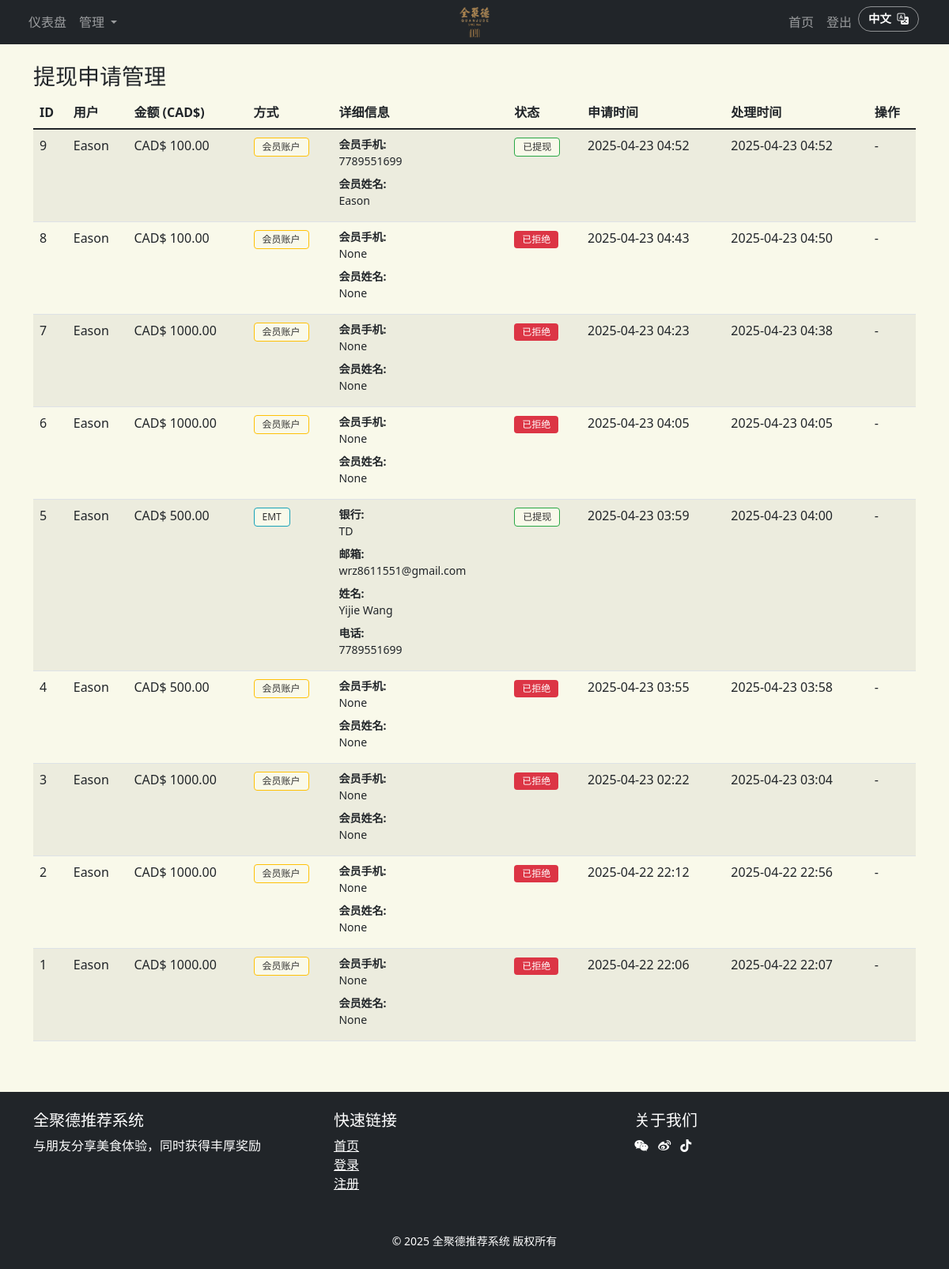
/admin/withdrawals (signed in), run on the app's committed database.
### app.py (models this page shows, shortened)
class Withdrawal(db.Model):
    id = db.Column(db.Integer, primary_key=True)
    user_id = db.Column(db.Integer, db.ForeignKey('user.id'))
    amount = db.Column(db.Float, nullable=False)
    method_type = db.Column(db.String(20), nullable=False) # alipay, wechat, emt, member
    alipay_account = db.Column(db.String(100), nullable=True)
    alipay_phone = db.Column(db.String(20), nullable=True)
    wechat_id = db.Column(db.String(100), nullable=True)
    wechat_phone = db.Column(db.String(20), nullable=True)
    emt_bank_name = db.Column(db.String(100), nullable=True)
    emt_email = db.Column(db.String(100), nullable=True)
    emt_recipient_name = db.Column(db.String(100), nullable=True)
    emt_phone = db.Column(db.String(20), nullable=True)
    member_phone = db.Column(db.String(20), nullable=True)
    member_name = db.Column(db.String(100), nullable=True)
    status = db.Column(db.String(20), default='pending')  # pending, approved, rejected
    created_at = db.Column(db.DateTime, default=datetime.utcnow)
    processed_at = db.Column(db.DateTime)
    submit_token = db.Column(db.String(100)) # Consider removing if CSRF handled differently
    user = db.relationship('User', backref=db.backref('withdrawals', lazy=True))

class User(UserMixin, db.Model):
    id = db.Column(db.Integer, primary_key=True)
    username = db.Column(db.String(80), unique=True, nullable=False)
    email = db.Column(db.String(120), unique=True, nullable=False)
    phone_number = db.Column(db.String(10), unique=True, nullable=False) # 只存储10位数字
    password_hash = db.Column(db.String(128))
    referral_code = db.Column(db.String(10), unique=True)
    referred_by = db.Column(db.Integer, db.ForeignKey('user.id'))
    referral_level = db.Column(db.Integer, default=0)  # 用户在推荐树中的层级
    referral_path = db.Column(db.Text)  # 存储推荐路径，格式：1,2,3,4 表示推荐链
    is_admin = db.Column(db.Boolean, default=False)
    created_at = db.Column(db.DateTime, default=datetime.utcnow)
    referrer = db.relationship('User', remote_side=[id], backref='referrals')

### app.py (the view)
@app.route('/admin/withdrawals')
@login_required
def admin_withdrawals():
    if not current_user.is_admin:
        return redirect(url_for('dashboard'))
    withdrawals = Withdrawal.query.options(db.joinedload(Withdrawal.user)).order_by(Withdrawal.created_at.desc()).all()
    return render_template('admin_withdrawals.html', withdrawals=withdrawals)

### app.py (called while the page is built)
@login_manager.user_loader
def load_user(user_id):
    return User.query.get(int(user_id))

### templates/admin_withdrawals.html (shortened to what this page needs)
{% extends "base.html" %}
{% block content %}
<div class="container admin-content mt-4">
    <h3 data-translate="提现申请管理">提现申请管理</h3>
    <div class="table-responsive">
        <table class="table table-striped table-hover">
            <thead>
                <tr>
                    <th>ID</th>
                    <th data-translate="用户">用户</th>
                    <th data-translate="金额 (CAD$)">金额 (CAD$)</th>
                    <th data-translate="方式">方式</th>
                    <th data-translate="详细信息">详细信息</th>
                    <th data-translate="状态">状态</th>
                    <th data-translate="申请时间">申请时间</th>
                    <th data-translate="处理时间">处理时间</th>
                    <th data-translate="操作">操作</th>
                </tr>
            </thead>
            <tbody>
                {% for withdrawal in withdrawals %}
                <tr>
                    <td>{{ withdrawal.id }}</td>
                    <td>{{ withdrawal.user.username }}</td>
                    <td>CAD$ {{ "%.2f"|format(withdrawal.amount) }}</td>
                    <td>
                        {% if withdrawal.method_type == 'alipay' %}<span class="badge bg-primary" data-translate="支付宝">支付宝</span>
                        {% elif withdrawal.method_type == 'wechat' %}<span class="badge bg-success" data-translate="微信">微信</span>
                        {% elif withdrawal.method_type == 'emt' %}<span class="badge bg-info">EMT</span>
                        {% elif withdrawal.method_type == 'member' %}<span class="badge bg-warning" data-translate="会员账户">会员账户</span>
                        {% else %}{{ withdrawal.method_type }}
                        {% endif %}
                    </td>
                    <td>
                        <dl class="mb-0 small">
                        {% if withdrawal.method_type == 'alipay' %}
                            <dt data-translate="账号">账号:</dt> <dd class="text-break">{{ withdrawal.alipay_account }}</dd>
                            <dt data-translate="电话">电话:</dt> <dd>{{ withdrawal.alipay_phone or '-' }}</dd>
                        {% elif withdrawal.method_type == 'wechat' %}
                            <dt data-translate="微信ID">微信ID:</dt> <dd class="text-break">{{ withdrawal.wechat_id }}</dd>
                            <dt data-translate="电话">电话:</dt> <dd>{{ withdrawal.wechat_phone or '-' }}</dd>
                        {% elif withdrawal.method_type == 'emt' %}
                            <dt data-translate="银行">银行:</dt> <dd>{{ withdrawal.emt_bank_name }}</dd>
                            <dt data-translate="邮箱">邮箱:</dt> <dd class="text-break">{{ withdrawal.emt_email }}</dd>
                            <dt data-translate="姓名">姓名:</dt> <dd>{{ withdrawal.emt_recipient_name }}</dd>
                            <dt data-translate="电话">电话:</dt> <dd>{{ withdrawal.emt_phone or '-' }}</dd>
                        {% elif withdrawal.method_type == 'member' %}
                            <dt data-translate="会员手机">会员手机:</dt> <dd>{{ withdrawal.member_phone }}</dd>
                            <dt data-translate="会员姓名">会员姓名:</dt> <dd>{{ withdrawal.member_name }}</dd>
                        {% else %}
                            <dd>-</dd>
                        {% endif %}
                        </dl>
                    </td>
                    <td>
                        {% if withdrawal.status == 'pending' %}
                            <span class="badge bg-warning text-dark" data-translate="处理中">处理中</span>
                        {% elif withdrawal.status == 'approved' %}
                            <span class="badge bg-success" data-translate="已提现">已提现</span>
                        {% elif withdrawal.status == 'rejected' %}
                            <span class="badge bg-danger" data-translate="已拒绝">已拒绝</span>
                        {% else %}
                            <span class="badge bg-secondary">{{ withdrawal.status }}</span>
                        {% endif %}
                    </td>
                    <td>{{ withdrawal.created_at.strftime('%Y-%m-%d %H:%M') }}</td>
                    <td>{{ withdrawal.processed_at.strftime('%Y-%m-%d %H:%M') if withdrawal.processed_at else '-' }}</td>
                    <td>
                        {% if withdrawal.status == 'pending' %}
                            <button class="btn btn-sm btn-success mb-1" onclick="processWithdrawal({{ withdrawal.id }}, 'approve')" data-translate="完成">完成</button>
                            <button class="btn btn-sm btn-danger" onclick="processWithdrawal({{ withdrawal.id }}, 'reject')" data-translate="拒绝">拒绝</button>
                        {% else %}
                            -
                        {% endif %}
                    </td>
                </tr>
                {% endfor %}
            </tbody>
        </table>
    </div>
</div>
<div class="position-fixed bottom-0 end-0 p-3" style="z-index: 11">
</div>
{% endblock %}

### templates/base.html (shortened to what this page needs)
<!DOCTYPE html>
<html>
<head>
    <link href="https://cdn.bootcdn.net/ajax/libs/twitter-bootstrap/5.1.3/css/bootstrap.min.css" rel="stylesheet">
    <link href="https://cdn.bootcdn.net/ajax/libs/font-awesome/5.15.4/css/all.min.css" rel="stylesheet">
    <link href="https://cdn.jsdelivr.net/npm/bootstrap-icons@1.8.0/font/bootstrap-icons.css" rel="stylesheet">
    <link href="https://cdn.jsdelivr.net/npm/sweetalert2@11.7.28/dist/sweetalert2.min.css" rel="stylesheet">
</head>
<body{% if request.path == '/' or 'index' in request.path %} class="index-page"{% endif %}>
    <nav class="navbar navbar-expand-lg navbar-dark bg-dark">
        <div class="container-fluid">
            <a class="navbar-brand" href="/">
                <img src="{{ url_for('static', filename='images/logo.png') }}" alt="Logo" height="40">
            </a>
            <div class="collapse navbar-collapse" id="navbarNav">
                <ul class="navbar-nav me-auto">
                    {% if current_user.is_authenticated %}
                    <li class="nav-item">
                        <a class="nav-link" href="/dashboard">仪表盘</a>
                    </li>
                    {% if current_user.is_admin %}
                    <li class="nav-item dropdown">
                        <a class="nav-link dropdown-toggle" href="#" id="adminDropdown" role="button"
                           data-bs-toggle="dropdown" aria-expanded="false">
                            管理
                        </a>
                    </li>
                    {% endif %}
                    {% endif %}
                </ul>
                <ul class="navbar-nav">
                    <li class="nav-item">
                        <a class="nav-link" href="/">首页</a>
                    </li>
                    {% if current_user.is_authenticated %}
                    <li class="nav-item">
                        <a class="nav-link" href="/logout">登出</a>
                    </li>
                    {% endif %}
                    <li class="nav-item">
                        <div class="language-switch">
                            <button id="language-toggle" class="btn btn-sm btn-outline-light rounded-pill">
                                <span id="current-language">中文</span>
                                <i class="bi bi-translate ms-1"></i>
                            </button>
                        </div>
                    </li>
                </ul>
            </div>
        </div>
    </nav>
    <div class="content-wrapper">
        {% block content %}{% endblock %}
    </div>
    <footer class="bg-dark text-white py-4 mt-5">
        <div class="container">
            <div class="row">
                <div class="col-lg-4 mb-3">
                    <h5 data-translate="全聚德推荐系统">全聚德推荐系统</h5>
                    <p data-translate="与朋友分享美食体验，同时获得丰厚奖励">与朋友分享美食体验，同时获得丰厚奖励</p>
                </div>
                <div class="col-lg-4 mb-3">
                    <h5 data-translate="快速链接">快速链接</h5>
                    <ul class="list-unstyled">
                        <li><a href="{{ url_for('index') }}" class="text-white" data-translate="首页">首页</a></li>
                        <li><a href="{{ url_for('login') }}" class="text-white" data-translate="登录">登录</a></li>
                        <li><a href="{{ url_for('register') }}" class="text-white" data-translate="注册">注册</a></li>
                    </ul>
                </div>
                <div class="col-lg-4 mb-3">
                    <h5 data-translate="关于我们">关于我们</h5>
                    <div class="social-icons">
                        <a href="#" class="text-white me-2"><i class="fab fa-weixin" aria-hidden="true"></i></a>
                        <a href="#" class="text-white me-2"><i class="fab fa-weibo" aria-hidden="true"></i></a>
                        <a href="#" class="text-white"><i class="fab fa-tiktok" aria-hidden="true"></i></a>
                    </div>
                </div>
            </div>
            <div class="row mt-3">
                <div class="col-12 text-center">
                    <p class="mb-0"><small data-translate="© 2025 全聚德推荐系统 版权所有">© 2025 全聚德推荐系统 版权所有</small></p>
                </div>
            </div>
        </div>
    </footer>
</body>
</html>

### templates/base.html (style rules this page uses)
body { background-color: #f9f9ea; margin: 0; padding: 0; }
.badge.bg-primary, .badge.bg-secondary, .badge.bg-success, .badge.bg-warning, .badge.bg-info, .badge.bg-light { background-color: #f9f9ea !important; color: #333 !important; border: 1px solid; }
.badge.bg-success { border-color: #28a745; }
.badge.bg-warning { border-color: #ffc107; }
.badge.bg-info { border-color: #17a2b8; }
.navbar-brand img { height: 40px; }
.content-wrapper { padding-top: 0 !important; margin-top: 0 !important; }
.admin-content { margin-top: 20px; }
.language-switch { display: flex; align-items: center; margin-right: 10px; }
.language-switch button { min-width: 70px; padding: 4px 10px; border-radius: 4px; font-weight: bold; }
.navbar { position: fixed !important; top: 0; left: 0; right: 0; z-index: 1050; margin: 0; padding: 0.5rem 1rem; height: 56px; }
.content-wrapper { padding-top: 56px !important; margin-top: 0 !important; }
body { padding-top: 0 !important; margin-top: 0 !important; }
.language-switch { margin-right: 10px; }
#language-toggle { font-size: 0.9rem; padding: 0.25rem 0.75rem; background-color: transparent; border: 1px solid rgba(255,255,255,0.5); color: white; transition: all 0.3s ease; }
.navbar-brand { position: absolute; left: 50%; transform: translateX(-50%); }

### templates/admin_withdrawals.html (style rules this page uses)
.badge { padding: 5px 10px; border-radius: 4px; font-weight: normal; }
.bg-warning { background-color: #ffc107; color: #000; }
.bg-success { background-color: #28a745; color: #fff; }
.bg-danger { background-color: #dc3545; color: #fff; }

### data on the page
Withdrawal: id "9", user.username "Eason", amount "100.00", method_type "会员账户", member_phone "7789551699", member_name "Eason", status "已提现", created_at "2025-04-23 04:52", processed_at "2025-04-23 04:52"
Withdrawal: id "8", user.username "Eason", amount "100.00", method_type "会员账户", member_phone "None", member_name "None", status "已拒绝", created_at "2025-04-23 04:43", processed_at "2025-04-23 04:50"
Withdrawal: id "7", user.username "Eason", amount "1000.00", method_type "会员账户", member_phone "None", member_name "None", status "已拒绝", created_at "2025-04-23 04:23", processed_at "2025-04-23 04:38"
Withdrawal: id "6", user.username "Eason", amount "1000.00", method_type "会员账户", member_phone "None", member_name "None", status "已拒绝", created_at "2025-04-23 04:05", processed_at "2025-04-23 04:05"
Withdrawal: id "5", user.username "Eason", amount "500.00", method_type "EMT", emt_bank_name "TD", emt_email "wrz8611551@gmail.com", emt_recipient_name "Yijie Wang", emt_phone "7789551699", status "已提现", created_at "2025-04-23 03:59", processed_at "2025-04-23 04:00"
Withdrawal: id "4", user.username "Eason", amount "500.00", method_type "会员账户", member_phone "None", member_name "None", status "已拒绝", created_at "2025-04-23 03:55", processed_at "2025-04-23 03:58"
Withdrawal: id "3", user.username "Eason", amount "1000.00", method_type "会员账户", member_phone "None", member_name "None", status "已拒绝", created_at "2025-04-23 02:22", processed_at "2025-04-23 03:04"
Withdrawal: id "2", user.username "Eason", amount "1000.00", method_type "会员账户", member_phone "None", member_name "None", status "已拒绝", created_at "2025-04-22 22:12", processed_at "2025-04-22 22:56"
Withdrawal: id "1", user.username "Eason", amount "1000.00", method_type "会员账户", member_phone "None", member_name "None", status "已拒绝", created_at "2025-04-22 22:06", processed_at "2025-04-22 22:07"
